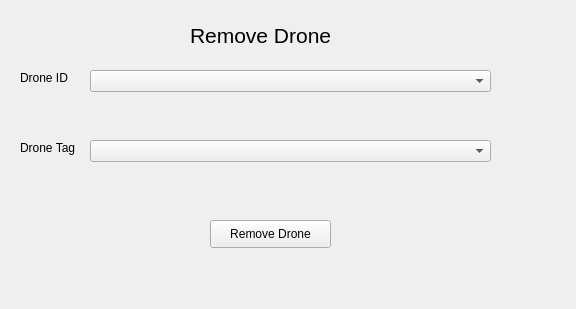
<?xml version="1.0" encoding="UTF-8"?>
<ui version="4.0">
 <class>Form</class>
 <widget class="QWidget" name="Form">
  <property name="geometry">
   <rect>
    <x>0</x>
    <y>0</y>
    <width>576</width>
    <height>309</height>
   </rect>
  </property>
  <property name="windowTitle">
   <string>Form</string>
  </property>
  <widget class="QLabel" name="label">
   <property name="geometry">
    <rect>
     <x>190</x>
     <y>-30</y>
     <width>341</width>
     <height>131</height>
    </rect>
   </property>
   <property name="font">
    <font>
     <pointsize>16</pointsize>
    </font>
   </property>
   <property name="text">
    <string>Remove Drone</string>
   </property>
  </widget>
  <widget class="QPushButton" name="removeDroneButton">
   <property name="geometry">
    <rect>
     <x>210</x>
     <y>220</y>
     <width>121</width>
     <height>28</height>
    </rect>
   </property>
   <property name="text">
    <string>Remove Drone</string>
   </property>
  </widget>
  <widget class="QComboBox" name="DroneID">
   <property name="geometry">
    <rect>
     <x>90</x>
     <y>70</y>
     <width>401</width>
     <height>22</height>
    </rect>
   </property>
  </widget>
  <widget class="QLabel" name="label_2">
   <property name="geometry">
    <rect>
     <x>20</x>
     <y>70</y>
     <width>55</width>
     <height>16</height>
    </rect>
   </property>
   <property name="text">
    <string>Drone ID</string>
   </property>
  </widget>
  <widget class="QLabel" name="label_4">
   <property name="geometry">
    <rect>
     <x>20</x>
     <y>140</y>
     <width>61</width>
     <height>16</height>
    </rect>
   </property>
   <property name="text">
    <string>Drone Tag</string>
   </property>
  </widget>
  <widget class="QComboBox" name="DroneTag">
   <property name="geometry">
    <rect>
     <x>90</x>
     <y>140</y>
     <width>401</width>
     <height>22</height>
    </rect>
   </property>
  </widget>
 </widget>
 <resources/>
 <connections/>
</ui>
